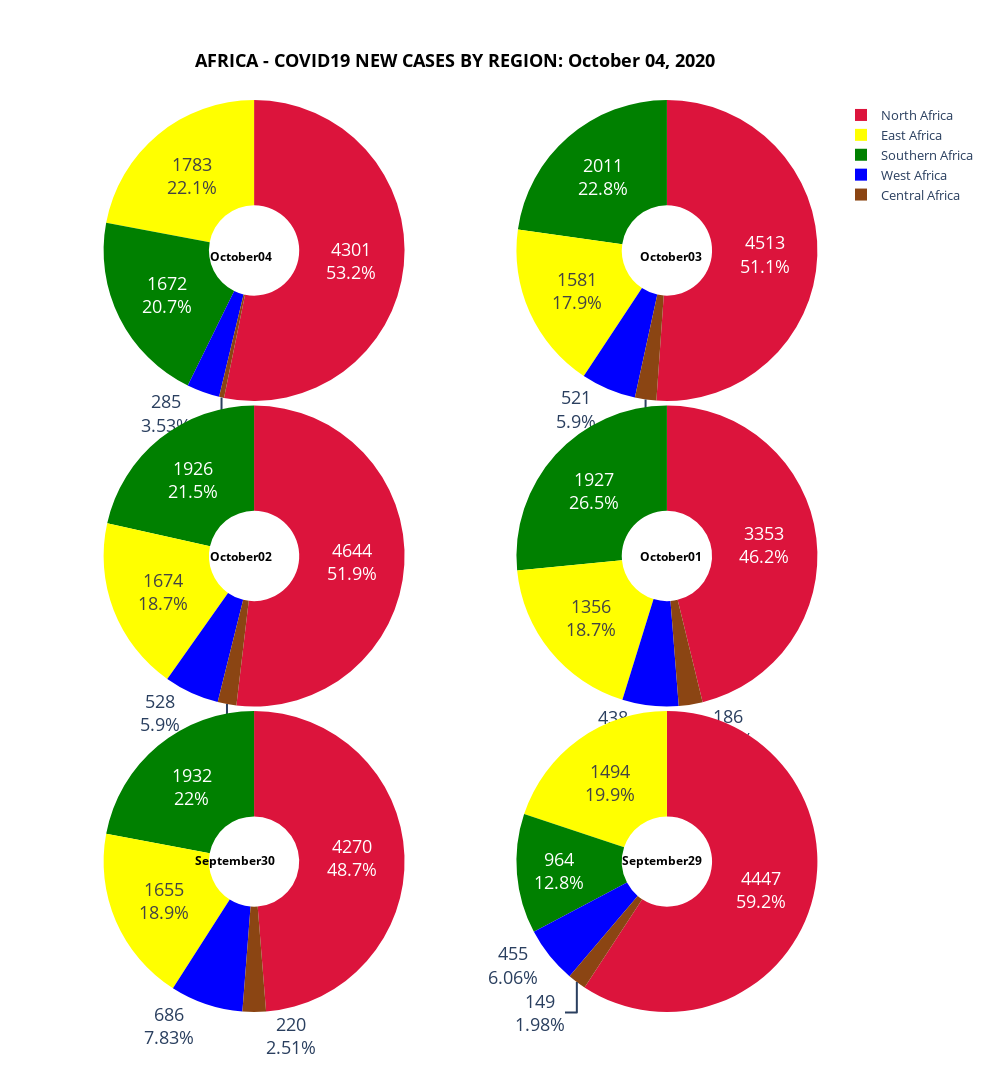

Source (notebook cell):
### Markdown cell above
<a id='by_region'></a>

### Code cell
fig = make_subplots(rows=3, cols=2,  specs=[[{'type':'domain'}, {'type':'domain'}],[{'type':'domain'}, {'type':'domain'}],
                                            [{'type':'domain'}, {'type':'domain'}]], print_grid=False,vertical_spacing=0.005,
                                            horizontal_spacing=0.085)
position = 0

x=[0.168, 0.82, 0.168, 0.82, 0.148, 0.82]
y=[0.84,0.84, 0.5,0.5,0.155, 0.155]

# x=[0.2, 0.8, 0.2, 0.8, 0.2, 0.8]
# y=[0.85,0.85, 0.5,0.5,0.15, 0.15]

# x=[0.18, 0.82, 0.18, 0.82, 0.18, 0.82]
# y=[0.85,0.85, 0.5,0.5,0.15, 0.15]
slice_colors =  ['crimson', 'green', 'saddlebrown', 'yellow', 'blue']

for column in countries_new_cases.columns[1:][::-1]:
    afrik_region = []
    afric_region_stat = []
    row = ((position//2)+1)
    col = ((position%2)+1)
    for region in african_regions: 
        if(region == 'North Africa'):        
            north_africa_total = countries_new_cases[countries_new_cases['Country_Other'].isin(north_africa_new_cases['Country_Other'])]
            north_africa_total=north_africa_total.copy()
            north_africa_total.fillna(0, inplace=True)
            north_africa_sum = north_africa_total[column].astype(str).str.replace('+','').fillna(0).str.replace(',','').fillna(0).astype(int).sum()  
            afrik_region.append(region)
            afric_region_stat.append(north_africa_sum)

        elif(region == 'South Africa'):
            southern_africa_total = countries_new_cases[countries_new_cases['Country_Other'].isin(southern_africa_new_cases['Country_Other'])]
            southern_africa_total=southern_africa_total.copy()
            southern_africa_total.fillna(0, inplace=True)
            southern_africa_sum = southern_africa_total[column].astype(str).str.replace('+','').fillna(0).str.replace(',','').fillna(0).astype(int).sum() 
            afrik_region.append(region)
            afric_region_stat.append(southern_africa_sum)

        elif(region == 'Central Africa'):
            central_africa_total = countries_new_cases[countries_new_cases['Country_Other'].isin(central_africa_new_cases['Country_Other'])]
            central_africa_total=central_africa_total.copy()
            central_africa_total.fillna(0, inplace=True)
            central_africa_sum = central_africa_total[column].astype(str).str.replace('+','').fillna(0).str.replace(',','').fillna(0).astype(int).sum()
            afrik_region.append(region)
            afric_region_stat.append(central_africa_sum)

        elif(region == 'East Africa'):     
            east_africa_total = countries_new_cases[countries_new_cases['Country_Other'].isin(east_africa_new_cases['Country_Other'])]
            east_africa_total=east_africa_total.copy()
            east_africa_total.fillna(0, inplace=True)
            east_africa_sum = east_africa_total[column].astype(str).str.replace('+','').fillna(0).str.replace(',','').fillna(0).astype(int).sum()
            afrik_region.append(region)
            afric_region_stat.append(east_africa_sum)

        elif(region == 'West Africa'): 
            west_africa_total = countries_new_cases[countries_new_cases['Country_Other'].isin(west_africa_new_cases['Country_Other'])]
            west_africa_total=west_africa_total.copy()
            west_africa_total.fillna(0, inplace=True)    
            west_africa_sum = west_africa_total[column].astype(str).str.replace('+','').fillna(0).str.replace(',','').fillna(0).astype(int).sum()                         
            afrik_region.append(region)
            afric_region_stat.append(west_africa_sum)

            
            afrik_region[1] = 'Southern Africa'
            fig.add_trace(go.Pie(labels=afrik_region, values=afric_region_stat,name=column, ),row, col)         
            fig.update_traces(hole=.3, hoverinfo="label+percent+name+value", textinfo='percent+value',textfont_size=18,marker_colors=slice_colors,)  
            
       
    fig['layout']['annotations'] += tuple([dict(x=x[position],y=y[position],text='<b>'+column+'</b>', showarrow=False, font_size=12, font=dict(color='black'))])
    fig.update_layout(
    width=990,height=1450,autosize=False,
    title={'text': '<b>' + 'AFRICA - COVID19 NEW CASES BY REGION: ' + date_string +'</b>',
    'y':0.95,
    'x':0.46,
    'xanchor': 'center',
    'yanchor': 'top',
    'font_color':'black',
    'font_size':18},
     legend=dict(x=1, y=1,traceorder="normal",  font=dict(size=13))
    )
    position=position+1    
fig.show()

### Figure 1 — Plotly figure (JSON) as saved in the notebook; plotly's stock layout.template omitted (floating-point values rounded to 4 significant figures)
{"data": [{"domain": {"x": [0, 0.4575], "y": [0.67, 1]}, "hole": 0.3, "hoverinfo": "label+percent+name+value", "labels": ["North Africa", "Southern Africa", "Central Africa", "East Africa", "West Africa"], "marker": {"colors": ["crimson", "green", "saddlebrown", "yellow", "blue"]}, "name": "October04", "textfont": {"size": 18}, "textinfo": "percent+value", "type": "pie", "values": [4301, 1672, 43, 1783, 285]}, {"domain": {"x": [0.5425, 1], "y": [0.67, 1]}, "hole": 0.3, "hoverinfo": "label+percent+name+value", "labels": ["North Africa", "Southern Africa", "Central Africa", "East Africa", "West Africa"], "marker": {"colors": ["crimson", "green", "saddlebrown", "yellow", "blue"]}, "name": "October03", "textfont": {"size": 18}, "textinfo": "percent+value", "type": "pie", "values": [4513, 2011, 203, 1581, 521]}, {"domain": {"x": [0, 0.4575], "y": [0.335, 0.665]}, "hole": 0.3, "hoverinfo": "label+percent+name+value", "labels": ["North Africa", "Southern Africa", "Central Africa", "East Africa", "West Africa"], "marker": {"colors": ["crimson", "green", "saddlebrown", "yellow", "blue"]}, "name": "October02", "textfont": {"size": 18}, "textinfo": "percent+value", "type": "pie", "values": [4644, 1926, 180, 1674, 528]}, {"domain": {"x": [0.5425, 1], "y": [0.335, 0.665]}, "hole": 0.3, "hoverinfo": "label+percent+name+value", "labels": ["North Africa", "Southern Africa", "Central Africa", "East Africa", "West Africa"], "marker": {"colors": ["crimson", "green", "saddlebrown", "yellow", "blue"]}, "name": "October01", "textfont": {"size": 18}, "textinfo": "percent+value", "type": "pie", "values": [3353, 1927, 186, 1356, 438]}, {"domain": {"x": [0, 0.4575], "y": [0, 0.33]}, "hole": 0.3, "hoverinfo": "label+percent+name+value", "labels": ["North Africa", "Southern Africa", "Central Africa", "East Africa", "West Africa"], "marker": {"colors": ["crimson", "green", "saddlebrown", "yellow", "blue"]}, "name": "September30", "textfont": {"size": 18}, "textinfo": "percent+value", "type": "pie", "values": [4270, 1932, 220, 1655, 686]}, {"domain": {"x": [0.5425, 1], "y": [0, 0.33]}, "hole": 0.3, "hoverinfo": "label+percent+name+value", "labels": ["North Africa", "Southern Africa", "Central Africa", "East Africa", "West Africa"], "marker": {"colors": ["crimson", "green", "saddlebrown", "yellow", "blue"]}, "name": "September29", "textfont": {"size": 18}, "textinfo": "percent+value", "type": "pie", "values": [4447, 964, 149, 1494, 455]}], "layout": {"annotations": [{"font": {"color": "black", "size": 12}, "showarrow": false, "text": "<b>October04</b>", "x": 0.168, "y": 0.84}, {"font": {"color": "black", "size": 12}, "showarrow": false, "text": "<b>October03</b>", "x": 0.82, "y": 0.84}, {"font": {"color": "black", "size": 12}, "showarrow": false, "text": "<b>October02</b>", "x": 0.168, "y": 0.5}, {"font": {"color": "black", "size": 12}, "showarrow": false, "text": "<b>October01</b>", "x": 0.82, "y": 0.5}, {"font": {"color": "black", "size": 12}, "showarrow": false, "text": "<b>September30</b>", "x": 0.148, "y": 0.155}, {"font": {"color": "black", "size": 12}, "showarrow": false, "text": "<b>September29</b>", "x": 0.82, "y": 0.155}], "autosize": false, "height": 1450, "legend": {"font": {"size": 13}, "traceorder": "normal", "x": 1, "y": 1}, "title": {"font": {"color": "black", "size": 18}, "text": "<b>AFRICA - COVID19 NEW CASES BY REGION: October 04, 2020</b>", "x": 0.46, "xanchor": "center", "y": 0.95, "yanchor": "top"}, "width": 990}}
